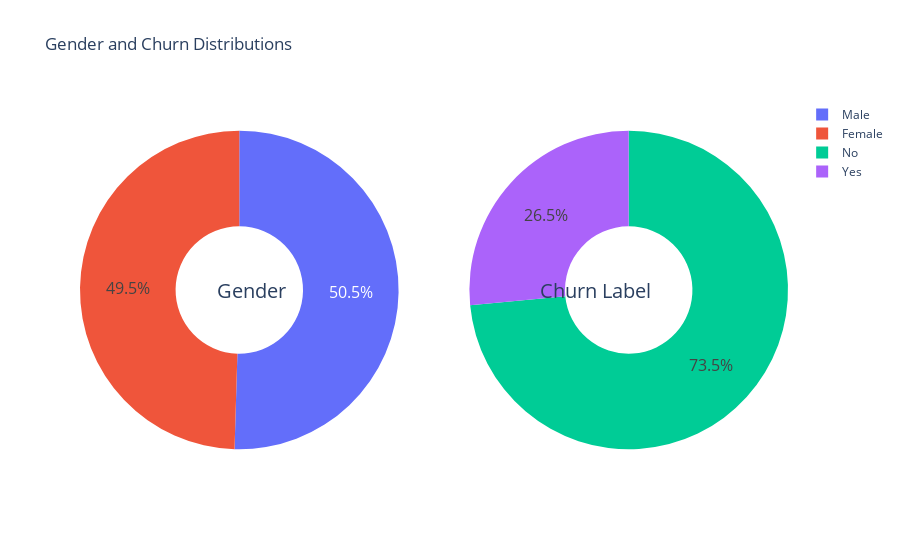

The code cell stored with this chart in its notebook:
### Code cell
g_labels = ['Male', 'Female']
c_labels = ['No', 'Yes']
# Create subplots: use 'domain' type for Pie subplot
fig = make_subplots(rows=1, cols=2, specs=[[{'type':'domain'}, {'type':'domain'}]])
fig.add_trace(go.Pie(labels=g_labels, values=df['Gender'].value_counts(), name="Gender"),
              1, 1)
fig.add_trace(go.Pie(labels=c_labels, values=df['Churn Label'].value_counts(), name="Churn"),
              1, 2)

# Use `hole` to create a donut-like pie chart
fig.update_traces(hole=.4, hoverinfo="label+percent+name", textfont_size=16)

fig.update_layout(  
    title_text="Gender and Churn Distributions",
    # Add annotations in the center of the donut pies.
    annotations=[dict(text='Gender', x=0.19, y=0.5, font_size=20, showarrow=False),
                 dict(text='Churn Label', x=0.81, y=0.5, font_size=20, showarrow=False)])
fig.show()

### Figure 1 — Plotly figure (JSON) as saved in the notebook; plotly's stock layout.template omitted (floating-point values rounded to 4 significant figures)
{"data": [{"domain": {"x": [0, 0.45], "y": [0, 1]}, "hole": 0.4, "hoverinfo": "label+percent+name", "labels": ["Male", "Female"], "name": "Gender", "textfont": {"size": 16}, "type": "pie", "values": [3555, 3488]}, {"domain": {"x": [0.55, 1], "y": [0, 1]}, "hole": 0.4, "hoverinfo": "label+percent+name", "labels": ["No", "Yes"], "name": "Churn", "textfont": {"size": 16}, "type": "pie", "values": [5174, 1869]}], "layout": {"annotations": [{"font": {"size": 20}, "showarrow": false, "text": "Gender", "x": 0.19, "y": 0.5}, {"font": {"size": 20}, "showarrow": false, "text": "Churn Label", "x": 0.81, "y": 0.5}], "title": {"text": "Gender and Churn Distributions"}}}
